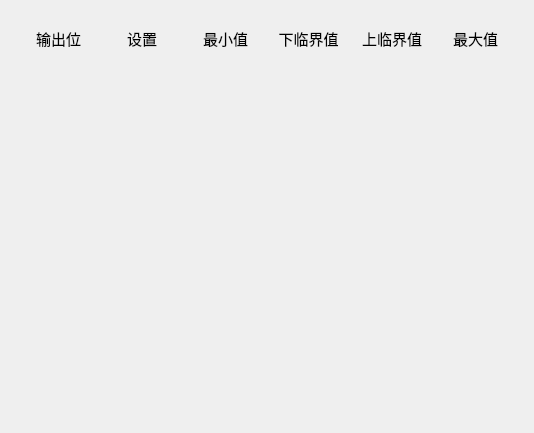
<?xml version="1.0" encoding="UTF-8"?>
<ui version="4.0">
 <class>Home_OutputWid</class>
 <widget class="QWidget" name="Home_OutputWid">
  <property name="geometry">
   <rect>
    <x>0</x>
    <y>0</y>
    <width>534</width>
    <height>433</height>
   </rect>
  </property>
  <property name="font">
   <font>
    <family>微软雅黑</family>
    <pointsize>11</pointsize>
   </font>
  </property>
  <property name="windowTitle">
   <string>Form</string>
  </property>
  <layout class="QGridLayout" name="gridLayout_2">
   <item row="0" column="0">
    <widget class="QWidget" name="widget" native="true">
     <layout class="QGridLayout" name="gridLayout">
      <item row="0" column="0">
       <widget class="QLabel" name="label">
        <property name="text">
         <string>输出位</string>
        </property>
        <property name="alignment">
         <set>Qt::AlignCenter</set>
        </property>
       </widget>
      </item>
      <item row="0" column="1">
       <widget class="QLabel" name="label_2">
        <property name="text">
         <string>设置</string>
        </property>
        <property name="alignment">
         <set>Qt::AlignCenter</set>
        </property>
       </widget>
      </item>
      <item row="0" column="2">
       <widget class="QLabel" name="label_10">
        <property name="text">
         <string>最小值</string>
        </property>
        <property name="alignment">
         <set>Qt::AlignCenter</set>
        </property>
       </widget>
      </item>
      <item row="0" column="3">
       <widget class="QLabel" name="label_11">
        <property name="text">
         <string>下临界值</string>
        </property>
        <property name="alignment">
         <set>Qt::AlignCenter</set>
        </property>
       </widget>
      </item>
      <item row="0" column="4">
       <widget class="QLabel" name="label_12">
        <property name="text">
         <string>上临界值</string>
        </property>
        <property name="alignment">
         <set>Qt::AlignCenter</set>
        </property>
       </widget>
      </item>
      <item row="0" column="5">
       <widget class="QLabel" name="label_13">
        <property name="text">
         <string>最大值</string>
        </property>
        <property name="alignment">
         <set>Qt::AlignCenter</set>
        </property>
       </widget>
      </item>
     </layout>
    </widget>
   </item>
   <item row="1" column="0">
    <widget class="QWidget" name="widget_1" native="true"/>
   </item>
   <item row="2" column="0">
    <widget class="QWidget" name="widget_2" native="true"/>
   </item>
   <item row="3" column="0">
    <widget class="QWidget" name="widget_3" native="true"/>
   </item>
   <item row="4" column="0">
    <widget class="QWidget" name="widget_4" native="true"/>
   </item>
   <item row="5" column="0">
    <widget class="QWidget" name="widget_5" native="true"/>
   </item>
   <item row="6" column="0">
    <widget class="QWidget" name="widget_6" native="true"/>
   </item>
  </layout>
 </widget>
 <resources/>
 <connections/>
</ui>
